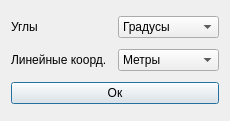
<?xml version="1.0" encoding="UTF-8"?>
<ui version="4.0">
 <class>SettingsSC</class>
 <widget class="QDialog" name="SettingsSC">
  <property name="geometry">
   <rect>
    <x>0</x>
    <y>0</y>
    <width>230</width>
    <height>121</height>
   </rect>
  </property>
  <property name="windowTitle">
   <string>Параметры</string>
  </property>
  <layout class="QVBoxLayout" name="verticalLayout">
   <item>
    <layout class="QHBoxLayout" name="horizontalLayout">
     <item>
      <widget class="QLabel" name="label_2">
       <property name="text">
        <string>Углы</string>
       </property>
      </widget>
     </item>
     <item>
      <widget class="QComboBox" name="angl_cb">
       <item>
        <property name="text">
         <string>Градусы</string>
        </property>
       </item>
       <item>
        <property name="text">
         <string>Радианы</string>
        </property>
       </item>
      </widget>
     </item>
    </layout>
   </item>
   <item>
    <layout class="QHBoxLayout" name="horizontalLayout_2">
     <item>
      <widget class="QLabel" name="label">
       <property name="text">
        <string>Линейные коорд.</string>
       </property>
      </widget>
     </item>
     <item>
      <widget class="QComboBox" name="lin_cb">
       <item>
        <property name="text">
         <string>Метры</string>
        </property>
       </item>
       <item>
        <property name="text">
         <string>Километры</string>
        </property>
       </item>
      </widget>
     </item>
    </layout>
   </item>
   <item>
    <widget class="QPushButton" name="ok_pb">
     <property name="text">
      <string>Ок</string>
     </property>
    </widget>
   </item>
  </layout>
 </widget>
 <layoutdefault spacing="6" margin="11"/>
 <resources/>
 <connections/>
</ui>
